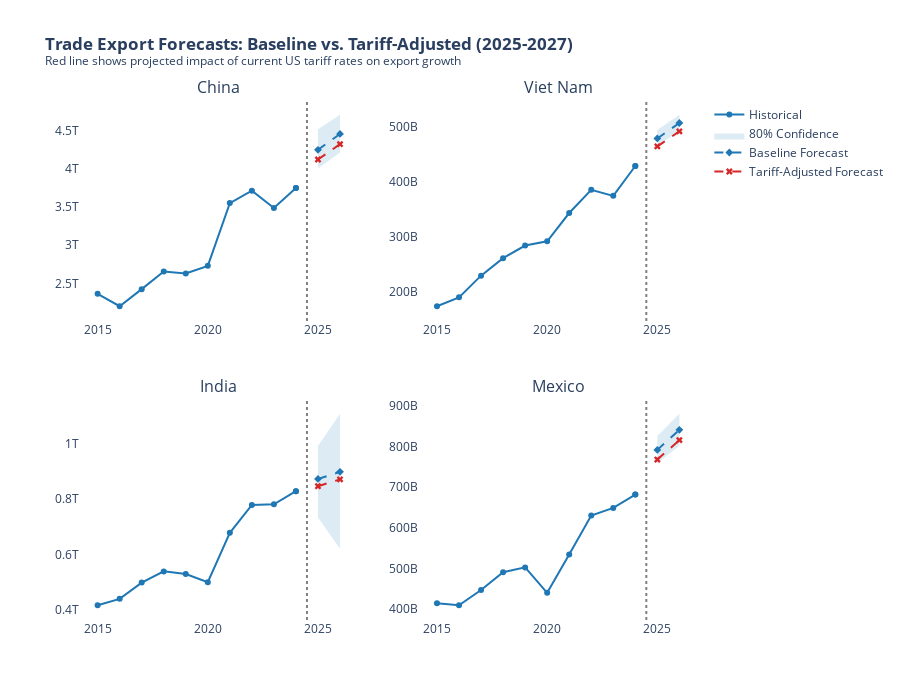

Notebook source saved alongside this figure:
### Code cell
fig = make_subplots(
    rows=2, cols=2,
    subplot_titles=countries_to_forecast,
    vertical_spacing=0.15,
    horizontal_spacing=0.1
)

positions = [(1,1), (1,2), (2,1), (2,2)]

for idx, country in enumerate(countries_to_forecast):
    row, col = positions[idx]

    country_data = all_forecasts[all_forecasts['country_name'] == country]
    historical = country_data[~country_data['is_forecast']]
    future = country_data[country_data['is_forecast']]

    # Historical actual line
    fig.add_trace(go.Scatter(
        x=historical['year'],
        y=historical['actual'],
        name='Historical' if idx == 0 else None,
        showlegend=(idx == 0),
        mode='lines+markers',
        line=dict(color='#1f77b4', width=2),
        marker=dict(size=6)
    ), row=row, col=col)

     # Confidence interval (shaded)
    fig.add_trace(go.Scatter(
        x=list(future['year']) + list(future['year'])[::-1],
        y=list(future['yhat_upper']) + list(future['yhat_lower'])[::-1],
        fill='toself',
        fillcolor='rgba(31, 119, 180, 0.15)',
        line=dict(color='rgba(255,255,255,0)'),
        name='80% Confidence' if idx == 0 else None,
        showlegend=(idx == 0)
    ), row=row, col=col)

    # Baseline forecast line
    fig.add_trace(go.Scatter(
        x=future['year'],
        y=future['yhat'],
        name='Baseline Forecast' if idx == 0 else None,
        showlegend=(idx == 0),
        mode='lines+markers',
        line=dict(color='#1f77b4', width=2, dash='dash'),
        marker=dict(size=6, symbol='diamond')
    ), row=row, col=col)
    
    # Tariff-adjusted forecast (the KEY line)
    fig.add_trace(go.Scatter(
        x=future['year'],
        y=future['yhat_tariff_adjusted'],
        name='Tariff-Adjusted Forecast' if idx == 0 else None,
        showlegend=(idx == 0),
        mode='lines+markers',
        line=dict(color='#d62728', width=2, dash='dash'),
        marker=dict(size=6, symbol='x')
    ), row=row, col=col)

    # Add vertical line at 2024 (where forecast begins)
    fig.add_vline(
        x=2024.5, 
        line_dash="dot", 
        line_color="gray",
        row=row, col=col
    )

fig.update_layout(
    title='<b>Trade Export Forecasts: Baseline vs. Tariff-Adjusted (2025-2027)</b><br>'
          '<sup>Red line shows projected impact of current US tariff rates on export growth</sup>',
    height=700,
    plot_bgcolor='white',
    paper_bgcolor='white'
)

fig.show()
fig.write_html('../reports/viz4_trade_forecasts.html')
print("✅ Forecast chart saved")

### Figure 1 — Plotly figure (JSON) as saved in the notebook; plotly's stock layout.template omitted (floating-point values rounded to 4 significant figures)
{"data": [{"line": {"color": "#1f77b4", "width": 2}, "marker": {"size": 6}, "mode": "lines+markers", "name": "Historical", "showlegend": true, "type": "scatter", "x": [2015, 2016, 2017, 2018, 2019, 2020, 2021, 2022, 2023, 2024, 2024], "xaxis": "x", "y": [2362000000000.0, 2200000000000.0, 2424000000000.0, 2656000000000.0, 2629000000000.0, 2730000000000.0, 3554000000000.0, 3718000000000.0, 3490000000000.0, 3753000000000.0, 3753000000000.0], "yaxis": "y"}, {"fill": "toself", "fillcolor": "rgba(31, 119, 180, 0.15)", "line": {"color": "rgba(255,255,255,0)"}, "name": "80% Confidence", "showlegend": true, "type": "scatter", "x": [2025, 2026, 2026, 2025], "xaxis": "x", "y": [4524000000000.0, 4714000000000.0, 4218000000000.0, 4007000000000.0], "yaxis": "y"}, {"line": {"color": "#1f77b4", "dash": "dash", "width": 2}, "marker": {"size": 6, "symbol": "diamond"}, "mode": "lines+markers", "name": "Baseline Forecast", "showlegend": true, "type": "scatter", "x": [2025, 2026], "xaxis": "x", "y": [4254000000000.0, 4462000000000.0], "yaxis": "y"}, {"line": {"color": "#d62728", "dash": "dash", "width": 2}, "marker": {"size": 6, "symbol": "x"}, "mode": "lines+markers", "name": "Tariff-Adjusted Forecast", "showlegend": true, "type": "scatter", "x": [2025, 2026], "xaxis": "x", "y": [4126000000000.0, 4328000000000.0], "yaxis": "y"}, {"line": {"color": "#1f77b4", "width": 2}, "marker": {"size": 6}, "mode": "lines+markers", "showlegend": false, "type": "scatter", "x": [2015, 2016, 2017, 2018, 2019, 2020, 2021, 2022, 2023, 2024, 2024], "xaxis": "x2", "y": [174500000000.0, 190500000000.0, 230000000000.0, 261800000000.0, 284700000000.0, 292500000000.0, 343900000000.0, 386200000000.0, 375100000000.0, 429500000000.0, 429500000000.0], "yaxis": "y2"}, {"fill": "toself", "fillcolor": "rgba(31, 119, 180, 0.15)", "line": {"color": "rgba(255,255,255,0)"}, "showlegend": false, "type": "scatter", "x": [2025, 2026, 2026, 2025], "xaxis": "x2", "y": [495100000000.0, 522600000000.0, 492900000000.0, 465600000000.0], "yaxis": "y2"}, {"line": {"color": "#1f77b4", "dash": "dash", "width": 2}, "marker": {"size": 6, "symbol": "diamond"}, "mode": "lines+markers", "showlegend": false, "type": "scatter", "x": [2025, 2026], "xaxis": "x2", "y": [479500000000.0, 507700000000.0], "yaxis": "y2"}, {"line": {"color": "#d62728", "dash": "dash", "width": 2}, "marker": {"size": 6, "symbol": "x"}, "mode": "lines+markers", "showlegend": false, "type": "scatter", "x": [2025, 2026], "xaxis": "x2", "y": [465200000000.0, 492500000000.0], "yaxis": "y2"}, {"line": {"color": "#1f77b4", "width": 2}, "marker": {"size": 6}, "mode": "lines+markers", "showlegend": false, "type": "scatter", "x": [2015, 2016, 2017, 2018, 2019, 2020, 2021, 2022, 2023, 2024, 2024], "xaxis": "x3", "y": [416800000000.0, 439600000000.0, 498300000000.0, 538600000000.0, 529200000000.0, 499700000000.0, 677800000000.0, 778000000000.0, 780400000000.0, 827400000000.0, 827400000000.0], "yaxis": "y3"}, {"fill": "toself", "fillcolor": "rgba(31, 119, 180, 0.15)", "line": {"color": "rgba(255,255,255,0)"}, "showlegend": false, "type": "scatter", "x": [2025, 2026, 2026, 2025], "xaxis": "x3", "y": [990300000000.0, 1106000000000.0, 620400000000.0, 732400000000.0], "yaxis": "y3"}, {"line": {"color": "#1f77b4", "dash": "dash", "width": 2}, "marker": {"size": 6, "symbol": "diamond"}, "mode": "lines+markers", "showlegend": false, "type": "scatter", "x": [2025, 2026], "xaxis": "x3", "y": [871600000000.0, 897100000000.0], "yaxis": "y3"}, {"line": {"color": "#d62728", "dash": "dash", "width": 2}, "marker": {"size": 6, "symbol": "x"}, "mode": "lines+markers", "showlegend": false, "type": "scatter", "x": [2025, 2026], "xaxis": "x3", "y": [845500000000.0, 870200000000.0], "yaxis": "y3"}, {"line": {"color": "#1f77b4", "width": 2}, "marker": {"size": 6}, "mode": "lines+markers", "showlegend": false, "type": "scatter", "x": [2015, 2016, 2017, 2018, 2019, 2020, 2021, 2022, 2023, 2024, 2024], "xaxis": "x4", "y": [414500000000.0, 409500000000.0, 446700000000.0, 490500000000.0, 502500000000.0, 439900000000.0, 534100000000.0, 629800000000.0, 648600000000.0, 681300000000.0, 681300000000.0], "yaxis": "y4"}, {"fill": "toself", "fillcolor": "rgba(31, 119, 180, 0.15)", "line": {"color": "rgba(255,255,255,0)"}, "showlegend": false, "type": "scatter", "x": [2025, 2026, 2026, 2025], "xaxis": "x4", "y": [825700000000.0, 880100000000.0, 801800000000.0, 758300000000.0], "yaxis": "y4"}, {"line": {"color": "#1f77b4", "dash": "dash", "width": 2}, "marker": {"size": 6, "symbol": "diamond"}, "mode": "lines+markers", "showlegend": false, "type": "scatter", "x": [2025, 2026], "xaxis": "x4", "y": [791300000000.0, 840600000000.0], "yaxis": "y4"}, {"line": {"color": "#d62728", "dash": "dash", "width": 2}, "marker": {"size": 6, "symbol": "x"}, "mode": "lines+markers", "showlegend": false, "type": "scatter", "x": [2025, 2026], "xaxis": "x4", "y": [767600000000.0, 815400000000.0], "yaxis": "y4"}], "layout": {"annotations": [{"font": {"size": 16}, "showarrow": false, "text": "China", "x": 0.225, "xanchor": "center", "xref": "paper", "y": 1, "yanchor": "bottom", "yref": "paper"}, {"font": {"size": 16}, "showarrow": false, "text": "Viet Nam", "x": 0.775, "xanchor": "center", "xref": "paper", "y": 1, "yanchor": "bottom", "yref": "paper"}, {"font": {"size": 16}, "showarrow": false, "text": "India", "x": 0.225, "xanchor": "center", "xref": "paper", "y": 0.425, "yanchor": "bottom", "yref": "paper"}, {"font": {"size": 16}, "showarrow": false, "text": "Mexico", "x": 0.775, "xanchor": "center", "xref": "paper", "y": 0.425, "yanchor": "bottom", "yref": "paper"}], "height": 700, "paper_bgcolor": "white", "plot_bgcolor": "white", "shapes": [{"line": {"color": "gray", "dash": "dot"}, "type": "line", "x0": 2024.0, "x1": 2024.0, "xref": "x", "y0": 0, "y1": 1, "yref": "y domain"}, {"line": {"color": "gray", "dash": "dot"}, "type": "line", "x0": 2024.0, "x1": 2024.0, "xref": "x2", "y0": 0, "y1": 1, "yref": "y2 domain"}, {"line": {"color": "gray", "dash": "dot"}, "type": "line", "x0": 2024.0, "x1": 2024.0, "xref": "x3", "y0": 0, "y1": 1, "yref": "y3 domain"}, {"line": {"color": "gray", "dash": "dot"}, "type": "line", "x0": 2024.0, "x1": 2024.0, "xref": "x4", "y0": 0, "y1": 1, "yref": "y4 domain"}], "title": {"text": "<b>Trade Export Forecasts: Baseline vs. Tariff-Adjusted (2025-2027)</b><br><sup>Red line shows projected impact of current US tariff rates on export growth</sup>"}, "xaxis": {"anchor": "y", "domain": [0, 0.45]}, "xaxis2": {"anchor": "y2", "domain": [0.55, 1]}, "xaxis3": {"anchor": "y3", "domain": [0, 0.45]}, "xaxis4": {"anchor": "y4", "domain": [0.55, 1]}, "yaxis": {"anchor": "x", "domain": [0.575, 1]}, "yaxis2": {"anchor": "x2", "domain": [0.575, 1]}, "yaxis3": {"anchor": "x3", "domain": [0, 0.425]}, "yaxis4": {"anchor": "x4", "domain": [0, 0.425]}}}
